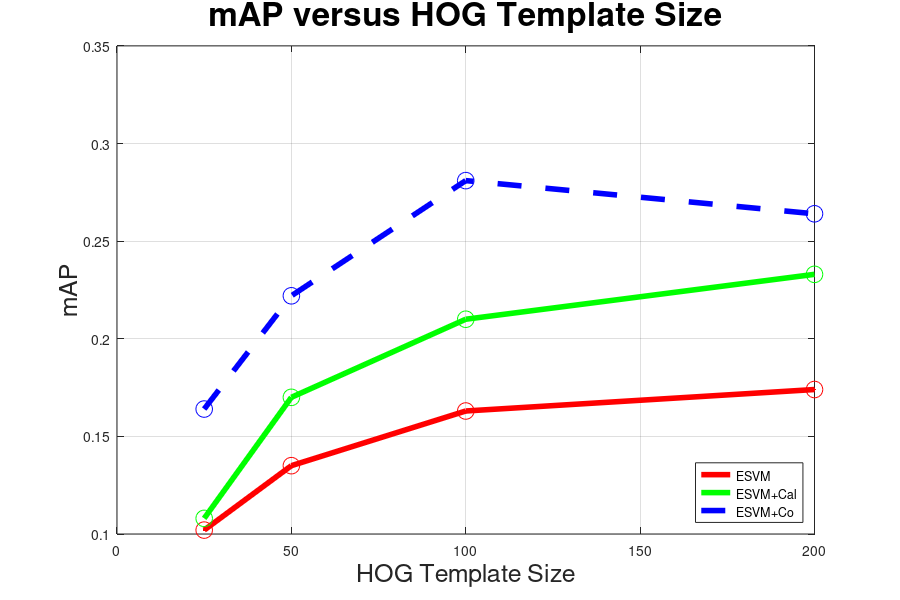

Reproduce this figure in MATLAB.
%busmat
n{1}='bus';
c{1} = [.103 .269 .24;...
       .185 .296 .348;...
       .216 .304 .384;...
       .236 .310 .397];
n{2} = 'cow';
c{2} =[.100 .122 .149;...
      .121 .156 .164;...
      .130 .148 .178;...
      .118 .147 .186];

n{3}='diningtable';
c{3}=[.001 .048 .096;...
              .005 .018 .112;...
              .012 .019 .118;...
              .016 .023 .111];
    
n{4}='motorbike';
c{4} =[.164 .232 .253;...
            .248 .284 .338;...
            .269 .302 .377;...
            .287 .320 .394];
n{5}='sheep';            
c{5}=[.098 .154 .163;...
        .053 .163 .198;...
        .074 .172 .239;...
        .117 .167 .226];

n{6}='train';
c{6} = [.101 .196 .256;...
         .124 .258 .315;...
         .184 .305 .362;...
         .205 .291 .369];

cs = cat(3,c{:});
ms = mean(cs,3);         

ms = [.102 .108 .164;
      .135 .170 .222;
      .163 .210 .281;
      .174 .233 .264];
       
figure(14)
clf
%figure(1)
%subplot(3,1,1)

plot([25 50 100 200],ms(:,1),'r.-','LineWidth',4);
hold on;
plot([25 50 100 200],ms(:,2),'g','LineWidth',4);
hold on;
plot([25 50 100 200],ms(:,3),'b--','LineWidth',4);
hold on;

plot([25 50 100 200],ms(:,1),'r.','Marker','o','MarkerSize',12);
hold on;
plot([25 50 100 200],ms(:,2),'g.','Marker','o','MarkerSize',12);
hold on;
plot([25 50 100 200],ms(:,3),'b.','Marker','o','MarkerSize',12);
hold on;


% for i = 1:length(n)
%   plot([25 100 1000 2500],c{i}(:,1),'LineWidth',4)
%   hold all
% end

% for i = 1:length(n)
%   plot([25 100 1000 2500],c{i}(:,1),'k.','MarkerSize',24);
%   hold all;
% end
%legend(n,'Location','SouthEast');
grid on;
h=xlabel('HOG Template Size');
set(h,'FontSize',18);
h=ylabel('mAP')
set(h,'FontSize',18);
legend('ESVM','ESVM+Cal','ESVM+Co','Location','SouthEast');
h=title('mAP versus HOG Template Size')
set(h,'FontSize',24);

set(gcf,'PaperPosition',[0 0 9 6]);
print(gcf,'-depsc2','/nfs/baikal/tmalisie/nn311/hogsize_plot.eps')

return
subplot(3,1,2)
for i = 1:length(n)
  plot([25 100 1000 2500],c{i}(:,2),'LineWidth',4);
  hold all;
end

for i = 1:length(n)
  plot([25 100 1000 2500],c{i}(:,2),'k.','MarkerSize',24);
  hold all;
end
grid on;
xlabel('#Negatives');
ylabel('AP')
title('ESVM+Cal')

subplot(3,1,3)
for i = 1:length(n)
  plot([25 100 1000 2500],c{i}(:,3),'LineWidth',4)
  hold all
end
for i = 1:length(n)
  plot([25 100 1000 2500],c{i}(:,3),'k.','MarkerSize',24);
end
grid on;
xlabel('#Negatives');
ylabel('AP')
title('ESVM+Co')

%set(gca,'XTick',[1 2 3 4])
%set(gca,'XTickLabel',{'1','2','3','4'});

set(gcf,'PaperPosition',[0 0 6 9]);
print(gcf,'-depsc2','/nfs/baikal/tmalisie/nn311/sizer3.eps')